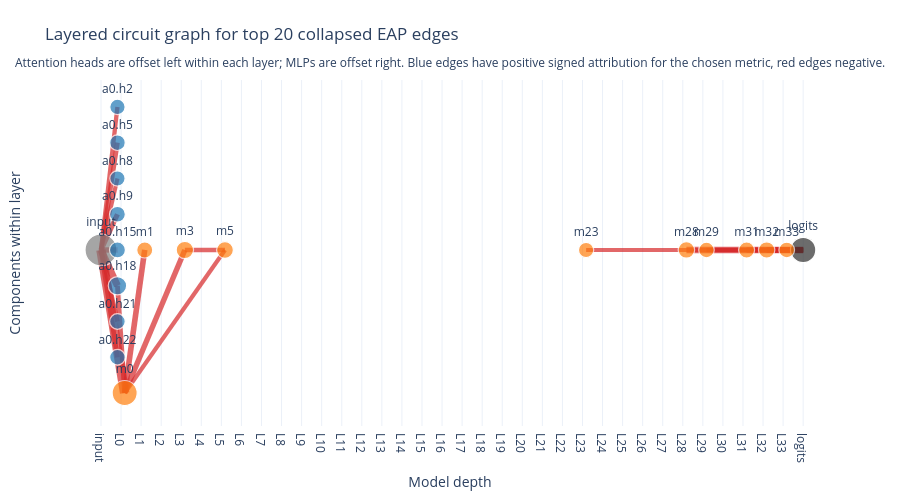
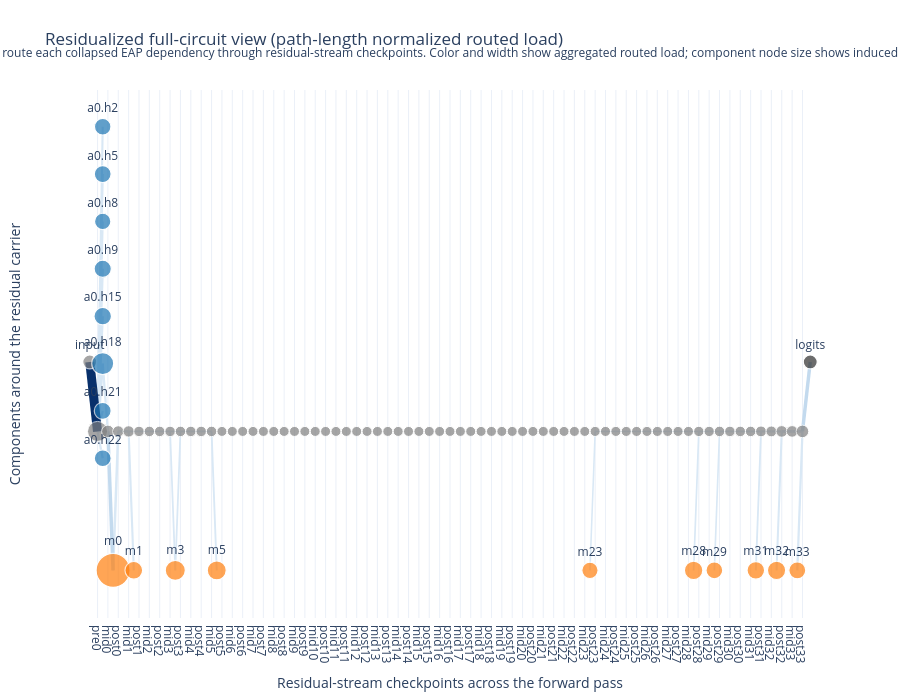

Here is the notebook cell these charts were saved with, in order:
### Markdown cell above
## Selected Necessary Edges

### Code cell
underlying_edge_map = (
    qwen_underlying.groupby("collapsed_edge", dropna=False)["underlying_edge"]
    .agg(lambda values: values.astype(str).tolist())
    .to_dict()
)

necessary_edges_table = qwen_edges.copy()
necessary_edges_table["underlying_edges"] = necessary_edges_table["collapsed_edge"].map(underlying_edge_map)
necessary_edges_table = necessary_edges_table.sort_values("rank", kind="stable")[[
        "collapsed_edge",
        "parent",
        "child",
        "signed_sum",
        "abs_score",
        "rank",
        "underlying_edge_count",
        "underlying_edges",
    ]]

display(necessary_edges_table)

qwen_circuit_nodes = budgeted_node_scores(qwen_edges)
qwen_circuit_figures = build_live_budgeted_circuit_figures(
    qwen_edges,
    qwen_circuit_nodes,
    top_k_edges=len(qwen_edges),
    layered_circuit_min_height=500,
    layered_circuit_height_per_node=18,
)

display(Markdown("### Circuit View"))
display(Markdown("**Layered circuit**"))
display(qwen_circuit_figures["layered_circuit"])

display(Markdown("**Residualized full circuit (path-length normalized routed load)**"))
display(qwen_circuit_figures["residualized_normalized"])

### Figure 1 — Plotly figure (JSON) as saved in the notebook; plotly's stock layout.template omitted (floating-point values rounded to 4 significant figures)
{"data": [{"hovertemplate": "Rank 1<br>input -> m0<br>Signed score: -0.0044<br>|score|: 0.0044<br>Underlying edges: 1<extra></extra>", "line": {"color": "rgba(214,39,40,0.70)", "width": 9.5}, "mode": "lines", "showlegend": false, "type": "scatter", "x": [0, 1.18], "y": [0, -4]}, {"hovertemplate": "Rank 2<br>input -> a0.h18<br>Signed score: -0.0031<br>|score|: 0.0031<br>Underlying edges: 3<extra></extra>", "line": {"color": "rgba(214,39,40,0.70)", "width": 7.027}, "mode": "lines", "showlegend": false, "type": "scatter", "x": [0, 0.82], "y": [0, -1]}, {"hovertemplate": "Rank 3<br>m28 -> logits<br>Signed score: -0.0027<br>|score|: 0.0027<br>Underlying edges: 1<extra></extra>", "line": {"color": "rgba(214,39,40,0.70)", "width": 6.432}, "mode": "lines", "showlegend": false, "type": "scatter", "x": [29.18, 35], "y": [0, 0]}, {"hovertemplate": "Rank 4<br>m32 -> logits<br>Signed score: -0.0026<br>|score|: 0.0026<br>Underlying edges: 1<extra></extra>", "line": {"color": "rgba(214,39,40,0.70)", "width": 6.209}, "mode": "lines", "showlegend": false, "type": "scatter", "x": [33.18, 35], "y": [0, 0]}, {"hovertemplate": "Rank 5<br>m0 -> m1<br>Signed score: -0.0023<br>|score|: 0.0023<br>Underlying edges: 1<extra></extra>", "line": {"color": "rgba(214,39,40,0.70)", "width": 5.628}, "mode": "lines", "showlegend": false, "type": "scatter", "x": [1.18, 2.18], "y": [-4, 0]}, {"hovertemplate": "Rank 6<br>m31 -> logits<br>Signed score: -0.0022<br>|score|: 0.0022<br>Underlying edges: 1<extra></extra>", "line": {"color": "rgba(214,39,40,0.70)", "width": 5.494}, "mode": "lines", "showlegend": false, "type": "scatter", "x": [32.18, 35], "y": [0, 0]}, {"hovertemplate": "Rank 7<br>m0 -> m3<br>Signed score: -0.0022<br>|score|: 0.0022<br>Underlying edges: 1<extra></extra>", "line": {"color": "rgba(214,39,40,0.70)", "width": 5.443}, "mode": "lines", "showlegend": false, "type": "scatter", "x": [1.18, 4.18], "y": [-4, 0]}, {"hovertemplate": "Rank 8<br>input -> a0.h15<br>Signed score: -0.0021<br>|score|: 0.0021<br>Underlying edges: 3<extra></extra>", "line": {"color": "rgba(214,39,40,0.70)", "width": 5.361}, "mode": "lines", "showlegend": false, "type": "scatter", "x": [0, 0.82], "y": [0, 0]}, {"hovertemplate": "Rank 9<br>input -> a0.h9<br>Signed score: -0.0020<br>|score|: 0.0020<br>Underlying edges: 3<extra></extra>", "line": {"color": "rgba(214,39,40,0.70)", "width": 5.09}, "mode": "lines", "showlegend": false, "type": "scatter", "x": [0, 0.82], "y": [0, 1]}, {"hovertemplate": "Rank 10<br>a0.h18 -> m0<br>Signed score: -0.0018<br>|score|: 0.0018<br>Underlying edges: 1<extra></extra>", "line": {"color": "rgba(214,39,40,0.70)", "width": 4.807}, "mode": "lines", "showlegend": false, "type": "scatter", "x": [0.82, 1.18], "y": [-1, -4]}, {"hovertemplate": "Rank 11<br>m33 -> logits<br>Signed score: -0.0018<br>|score|: 0.0018<br>Underlying edges: 1<extra></extra>", "line": {"color": "rgba(214,39,40,0.70)", "width": 4.783}, "mode": "lines", "showlegend": false, "type": "scatter", "x": [34.18, 35], "y": [0, 0]}, {"hovertemplate": "Rank 12<br>input -> a0.h22<br>Signed score: -0.0018<br>|score|: 0.0018<br>Underlying edges: 3<extra></extra>", "line": {"color": "rgba(214,39,40,0.70)", "width": 4.704}, "mode": "lines", "showlegend": false, "type": "scatter", "x": [0, 0.82], "y": [0, -3]}, {"hovertemplate": "Rank 13<br>input -> a0.h5<br>Signed score: -0.0018<br>|score|: 0.0018<br>Underlying edges: 3<extra></extra>", "line": {"color": "rgba(214,39,40,0.70)", "width": 4.681}, "mode": "lines", "showlegend": false, "type": "scatter", "x": [0, 0.82], "y": [0, 3]}, {"hovertemplate": "Rank 14<br>input -> a0.h21<br>Signed score: -0.0017<br>|score|: 0.0017<br>Underlying edges: 3<extra></extra>", "line": {"color": "rgba(214,39,40,0.70)", "width": 4.649}, "mode": "lines", "showlegend": false, "type": "scatter", "x": [0, 0.82], "y": [0, -2]}, {"hovertemplate": "Rank 15<br>m29 -> logits<br>Signed score: -0.0017<br>|score|: 0.0017<br>Underlying edges: 1<extra></extra>", "line": {"color": "rgba(214,39,40,0.70)", "width": 4.595}, "mode": "lines", "showlegend": false, "type": "scatter", "x": [30.18, 35], "y": [0, 0]}, {"hovertemplate": "Rank 16<br>m3 -> m5<br>Signed score: -0.0016<br>|score|: 0.0016<br>Underlying edges: 1<extra></extra>", "line": {"color": "rgba(214,39,40,0.70)", "width": 4.33}, "mode": "lines", "showlegend": false, "type": "scatter", "x": [4.18, 6.18], "y": [0, 0]}, {"hovertemplate": "Rank 17<br>input -> a0.h2<br>Signed score: -0.0015<br>|score|: 0.0015<br>Underlying edges: 3<extra></extra>", "line": {"color": "rgba(214,39,40,0.70)", "width": 4.29}, "mode": "lines", "showlegend": false, "type": "scatter", "x": [0, 0.82], "y": [0, 4]}, {"hovertemplate": "Rank 18<br>m0 -> m5<br>Signed score: -0.0015<br>|score|: 0.0015<br>Underlying edges: 1<extra></extra>", "line": {"color": "rgba(214,39,40,0.70)", "width": 4.204}, "mode": "lines", "showlegend": false, "type": "scatter", "x": [1.18, 6.18], "y": [-4, 0]}, {"hovertemplate": "Rank 19<br>input -> a0.h8<br>Signed score: -0.0014<br>|score|: 0.0015<br>Underlying edges: 3<extra></extra>", "line": {"color": "rgba(214,39,40,0.70)", "width": 4.136}, "mode": "lines", "showlegend": false, "type": "scatter", "x": [0, 0.82], "y": [0, 2]}, {"hovertemplate": "Rank 20<br>m23 -> logits<br>Signed score: -0.0014<br>|score|: 0.0014<br>Underlying edges: 1<extra></extra>", "line": {"color": "rgba(214,39,40,0.70)", "width": 4.092}, "mode": "lines", "showlegend": false, "type": "scatter", "x": [24.18, 35], "y": [0, 0]}, {"customdata": ["Node: input<br>Kind: input<br>Layer: N/A<br>Incident |score| sum: 0.0200", "Node: logits<br>Kind: logits<br>Layer: N/A<br>Incident |score| sum: 0.0126", "Node: a0.h2<br>Kind: attn<br>Layer: 0<br>Incident |score| sum: 0.0015", "Node: a0.h5<br>Kind: attn<br>Layer: 0<br>Incident |score| sum: 0.0018", "Node: a0.h8<br>Kind: attn<br>Layer: 0<br>Incident |score| sum: 0.0015", "Node: a0.h9<br>Kind: attn<br>Layer: 0<br>Incident |score| sum: 0.0020", "Node: a0.h15<br>Kind: attn<br>Layer: 0<br>Incident |score| sum: 0.0021", "Node: a0.h18<br>Kind: attn<br>Layer: 0<br>Incident |score| sum: 0.0049", "Node: a0.h21<br>Kind: attn<br>Layer: 0<br>Incident |score| sum: 0.0017", "Node: a0.h22<br>Kind: attn<br>Layer: 0<br>Incident |score| sum: 0.0018", "Node: m0<br>Kind: mlp<br>Layer: 0<br>Incident |score| sum: 0.0123", "Node: m1<br>Kind: mlp<br>Layer: 1<br>Incident |score| sum: 0.0023", "Node: m3<br>Kind: mlp<br>Layer: 3<br>Incident |score| sum: 0.0038", "Node: m5<br>Kind: mlp<br>Layer: 5<br>Incident |score| sum: 0.0031", "Node: m23<br>Kind: mlp<br>Layer: 23<br>Incident |score| sum: 0.0014", "Node: m28<br>Kind: mlp<br>Layer: 28<br>Incident |score| sum: 0.0027", "Node: m29<br>Kind: mlp<br>Layer: 29<br>Incident |score| sum: 0.0017", "Node: m31<br>Kind: mlp<br>Layer: 31<br>Incident |score| sum: 0.0022", "Node: m32<br>Kind: mlp<br>Layer: 32<br>Incident |score| sum: 0.0026", "Node: m33<br>Kind: mlp<br>Layer: 33<br>Incident |score| sum: 0.0018"], "hovertemplate": "%{customdata}<extra></extra>", "marker": {"color": ["#7f7f7f", "#2f2f2f", "#1f77b4", "#1f77b4", "#1f77b4", "#1f77b4", "#1f77b4", "#1f77b4", "#1f77b4", "#1f77b4", "#ff7f0e", "#ff7f0e", "#ff7f0e", "#ff7f0e", "#ff7f0e", "#ff7f0e", "#ff7f0e", "#ff7f0e", "#ff7f0e", "#ff7f0e"], "line": {"color": "white", "width": 1.2}, "size": [32, 25.32, 15.4, 15.59, 15.32, 15.8, 15.93, 18.42, 15.58, 15.6, 25.06, 16.07, 17.39, 16.77, 15.3, 16.47, 15.55, 16.0, 16.36, 15.64]}, "mode": "markers+text", "showlegend": false, "text": ["input", "logits", "a0.h2", "a0.h5", "a0.h8", "a0.h9", "a0.h15", "a0.h18", "a0.h21", "a0.h22", "m0", "m1", "m3", "m5", "m23", "m28", "m29", "m31", "m32", "m33"], "textposition": "top center", "type": "scatter", "x": [0, 35, 0.82, 0.82, 0.82, 0.82, 0.82, 0.82, 0.82, 0.82, 1.18, 2.18, 4.18, 6.18, 24.18, 29.18, 30.18, 32.18, 33.18, 34.18], "y": [0, 0, 4, 3, 2, 1, 0, -1, -2, -3, -4, 0, 0, 0, 0, 0, 0, 0, 0, 0]}], "layout": {"annotations": [{"showarrow": false, "text": "Attention heads are offset left within each layer; MLPs are offset right. Blue edges have positive signed attribution for the chosen metric, red edges negative.", "x": 0.5, "xref": "paper", "y": 1.08, "yref": "paper"}], "height": 500, "hovermode": "closest", "margin": {"b": 40, "l": 40, "r": 40, "t": 80}, "title": {"text": "Layered circuit graph for top 20 collapsed EAP edges"}, "xaxis": {"showgrid": true, "ticktext": ["input", "L0", "L1", "L2", "L3", "L4", "L5", "L6", "L7", "L8", "L9", "L10", "L11", "L12", "L13", "L14", "L15", "L16", "L17", "L18", "L19", "L20", "L21", "L22", "L23", "L24", "L25", "L26", "L27", "L28", "L29", "L30", "L31", "L32", "L33", "logits"], "tickvals": [0, 1, 2, 3, 4, 5, 6, 7, 8, 9, 10, 11, 12, 13, 14, 15, 16, 17, 18, 19, 20, 21, 22, 23, 24, 25, 26, 27, 28, 29, 30, 31, 32, 33, 34, 35], "title": {"text": "Model depth"}, "zeroline": false}, "yaxis": {"showgrid": false, "showticklabels": false, "title": {"text": "Components within layer"}, "zeroline": false}}}

### Figure 2 — Plotly figure (JSON) as saved in the notebook; plotly's stock layout.template omitted (floating-point values rounded to 4 significant figures)
{"data": [{"hovertemplate": "m23 -> resid_post_23<br>Segment kind: write<br>Aggregated load: 0.0001<br>Aggregated signed load: -0.0001<br>Routed collapsed edges: 1<br>Example contributors: m23->logits<extra></extra>", "line": {"color": "rgb(217, 232, 245)", "width": 1.553}, "mode": "lines", "showlegend": false, "type": "scatter", "x": [47.5, 48], "y": [-2.2, 0]}, {"hovertemplate": "resid_post_23 -> resid_mid_24<br>Segment kind: carry<br>Aggregated load: 0.0001<br>Aggregated signed load: -0.0001<br>Routed collapsed edges: 1<br>Example contributors: m23->logits<extra></extra>", "line": {"color": "rgb(217, 232, 245)", "width": 1.553}, "mode": "lines", "showlegend": false, "type": "scatter", "x": [48, 49], "y": [0, 0]}, {"hovertemplate": "resid_mid_24 -> resid_post_24<br>Segment kind: carry<br>Aggregated load: 0.0001<br>Aggregated signed load: -0.0001<br>Routed collapsed edges: 1<br>Example contributors: m23->logits<extra></extra>", "line": {"color": "rgb(217, 232, 245)", "width": 1.553}, "mode": "lines", "showlegend": false, "type": "scatter", "x": [49, 50], "y": [0, 0]}, {"hovertemplate": "resid_post_24 -> resid_mid_25<br>Segment kind: carry<br>Aggregated load: 0.0001<br>Aggregated signed load: -0.0001<br>Routed collapsed edges: 1<br>Example contributors: m23->logits<extra></extra>", "line": {"color": "rgb(217, 232, 245)", "width": 1.553}, "mode": "lines", "showlegend": false, "type": "scatter", "x": [50, 51], "y": [0, 0]}, {"hovertemplate": "resid_mid_25 -> resid_post_25<br>Segment kind: carry<br>Aggregated load: 0.0001<br>Aggregated signed load: -0.0001<br>Routed collapsed edges: 1<br>Example contributors: m23->logits<extra></extra>", "line": {"color": "rgb(217, 232, 245)", "width": 1.553}, "mode": "lines", "showlegend": false, "type": "scatter", "x": [51, 52], "y": [0, 0]}, {"hovertemplate": "resid_post_25 -> resid_mid_26<br>Segment kind: carry<br>Aggregated load: 0.0001<br>Aggregated signed load: -0.0001<br>Routed collapsed edges: 1<br>Example contributors: m23->logits<extra></extra>", "line": {"color": "rgb(217, 232, 245)", "width": 1.553}, "mode": "lines", "showlegend": false, "type": "scatter", "x": [52, 53], "y": [0, 0]}, {"hovertemplate": "resid_mid_26 -> resid_post_26<br>Segment kind: carry<br>Aggregated load: 0.0001<br>Aggregated signed load: -0.0001<br>Routed collapsed edges: 1<br>Example contributors: m23->logits<extra></extra>", "line": {"color": "rgb(217, 232, 245)", "width": 1.553}, "mode": "lines", "showlegend": false, "type": "scatter", "x": [53, 54], "y": [0, 0]}, {"hovertemplate": "resid_post_26 -> resid_mid_27<br>Segment kind: carry<br>Aggregated load: 0.0001<br>Aggregated signed load: -0.0001<br>Routed collapsed edges: 1<br>Example contributors: m23->logits<extra></extra>", "line": {"color": "rgb(217, 232, 245)", "width": 1.553}, "mode": "lines", "showlegend": false, "type": "scatter", "x": [54, 55], "y": [0, 0]}, {"hovertemplate": "resid_mid_27 -> resid_post_27<br>Segment kind: carry<br>Aggregated load: 0.0001<br>Aggregated signed load: -0.0001<br>Routed collapsed edges: 1<br>Example contributors: m23->logits<extra></extra>", "line": {"color": "rgb(217, 232, 245)", "width": 1.553}, "mode": "lines", "showlegend": false, "type": "scatter", "x": [55, 56], "y": [0, 0]}, {"hovertemplate": "resid_post_27 -> resid_mid_28<br>Segment kind: carry<br>Aggregated load: 0.0001<br>Aggregated signed load: -0.0001<br>Routed collapsed edges: 1<br>Example contributors: m23->logits<extra></extra>", "line": {"color": "rgb(217, 232, 245)", "width": 1.553}, "mode": "lines", "showlegend": false, "type": "scatter", "x": [56, 57], "y": [0, 0]}, {"hovertemplate": "resid_mid_28 -> resid_post_28<br>Segment kind: carry<br>Aggregated load: 0.0001<br>Aggregated signed load: -0.0001<br>Routed collapsed edges: 1<br>Example contributors: m23->logits<extra></extra>", "line": {"color": "rgb(217, 232, 245)", "width": 1.553}, "mode": "lines", "showlegend": false, "type": "scatter", "x": [57, 58], "y": [0, 0]}, {"hovertemplate": "resid_mid_3 -> resid_post_3<br>Segment kind: carry<br>Aggregated load: 0.0001<br>Aggregated signed load: -0.0001<br>Routed collapsed edges: 1<br>Example contributors: m0->m5<extra></extra>", "line": {"color": "rgb(217, 232, 245)", "width": 1.611}, "mode": "lines", "showlegend": false, "type": "scatter", "x": [7, 8], "y": [0, 0]}, {"hovertemplate": "m29 -> resid_post_29<br>Segment kind: write<br>Aggregated load: 0.0002<br>Aggregated signed load: -0.0002<br>Routed collapsed edges: 1<br>Example contributors: m29->logits<extra></extra>", "line": {"color": "rgb(217, 232, 245)", "width": 1.64}, "mode": "lines", "showlegend": false, "type": "scatter", "x": [59.5, 60], "y": [-2.2, 0]}, {"hovertemplate": "m28 -> resid_post_28<br>Segment kind: write<br>Aggregated load: 0.0002<br>Aggregated signed load: -0.0002<br>Routed collapsed edges: 1<br>Example contributors: m28->logits<extra></extra>", "line": {"color": "rgb(217, 232, 245)", "width": 1.685}, "mode": "lines", "showlegend": false, "type": "scatter", "x": [57.5, 58], "y": [-2.2, 0]}, {"hovertemplate": "resid_post_28 -> resid_mid_29<br>Segment kind: carry<br>Aggregated load: 0.0003<br>Aggregated signed load: -0.0003<br>Routed collapsed edges: 2<br>Example contributors: m28->logits, m23->logits<extra></extra>", "line": {"color": "rgb(217, 232, 245)", "width": 1.738}, "mode": "lines", "showlegend": false, "type": "scatter", "x": [58, 59], "y": [0, 0]}, {"hovertemplate": "resid_mid_29 -> resid_post_29<br>Segment kind: carry<br>Aggregated load: 0.0003<br>Aggregated signed load: -0.0003<br>Routed collapsed edges: 2<br>Example contributors: m28->logits, m23->logits<extra></extra>", "line": {"color": "rgb(217, 232, 245)", "width": 1.738}, "mode": "lines", "showlegend": false, "type": "scatter", "x": [59, 60], "y": [0, 0]}, {"hovertemplate": "resid_mid_3 -> m3<br>Segment kind: read<br>Aggregated load: 0.0003<br>Aggregated signed load: -0.0003<br>Routed collapsed edges: 1<br>Example contributors: m0->m3<extra></extra>", "line": {"color": "rgb(217, 232, 245)", "width": 1.754}, "mode": "lines", "showlegend": false, "type": "scatter", "x": [7, 7.5], "y": [0, -2.2]}, {"hovertemplate": "m3 -> resid_post_3<br>Segment kind: write<br>Aggregated load: 0.0003<br>Aggregated signed load: -0.0003<br>Routed collapsed edges: 1<br>Example contributors: m3->m5<extra></extra>", "line": {"color": "rgb(217, 232, 245)", "width": 1.755}, "mode": "lines", "showlegend": false, "type": "scatter", "x": [7.5, 8], "y": [-2.2, 0]}, {"hovertemplate": "m31 -> resid_post_31<br>Segment kind: write<br>Aggregated load: 0.0004<br>Aggregated signed load: -0.0004<br>Routed collapsed edges: 1<br>Example contributors: m31->logits<extra></extra>", "line": {"color": "rgb(217, 232, 245)", "width": 1.8}, "mode": "lines", "showlegend": false, "type": "scatter", "x": [63.5, 64], "y": [-2.2, 0]}, {"hovertemplate": "resid_mid_1 -> resid_post_1<br>Segment kind: carry<br>Aggregated load: 0.0004<br>Aggregated signed load: -0.0004<br>Routed collapsed edges: 2<br>Example contributors: m0->m3, m0->m5<extra></extra>", "line": {"color": "rgb(217, 232, 245)", "width": 1.865}, "mode": "lines", "showlegend": false, "type": "scatter", "x": [3, 4], "y": [0, 0]}, {"hovertemplate": "resid_post_1 -> resid_mid_2<br>Segment kind: carry<br>Aggregated load: 0.0004<br>Aggregated signed load: -0.0004<br>Routed collapsed edges: 2<br>Example contributors: m0->m3, m0->m5<extra></extra>", "line": {"color": "rgb(217, 232, 245)", "width": 1.865}, "mode": "lines", "showlegend": false, "type": "scatter", "x": [4, 5], "y": [0, 0]}, {"hovertemplate": "resid_mid_2 -> resid_post_2<br>Segment kind: carry<br>Aggregated load: 0.0004<br>Aggregated signed load: -0.0004<br>Routed collapsed edges: 2<br>Example contributors: m0->m3, m0->m5<extra></extra>", "line": {"color": "rgb(217, 232, 245)", "width": 1.865}, "mode": "lines", "showlegend": false, "type": "scatter", "x": [5, 6], "y": [0, 0]}, {"hovertemplate": "resid_post_2 -> resid_mid_3<br>Segment kind: carry<br>Aggregated load: 0.0004<br>Aggregated signed load: -0.0004<br>Routed collapsed edges: 2<br>Example contributors: m0->m3, m0->m5<extra></extra>", "line": {"color": "rgb(217, 232, 245)", "width": 1.865}, "mode": "lines", "showlegend": false, "type": "scatter", "x": [6, 7], "y": [0, 0]}, {"hovertemplate": "resid_post_3 -> resid_mid_4<br>Segment kind: carry<br>Aggregated load: 0.0005<br>Aggregated signed load: -0.0005<br>Routed collapsed edges: 2<br>Example contributors: m3->m5, m0->m5<extra></extra>", "line": {"color": "rgb(217, 232, 245)", "width": 1.866}, "mode": "lines", "showlegend": false, "type": "scatter", "x": [8, 9], "y": [0, 0]}, {"hovertemplate": "resid_mid_4 -> resid_post_4<br>Segment kind: carry<br>Aggregated load: 0.0005<br>Aggregated signed load: -0.0005<br>Routed collapsed edges: 2<br>Example contributors: m3->m5, m0->m5<extra></extra>", "line": {"color": "rgb(217, 232, 245)", "width": 1.866}, "mode": "lines", "showlegend": false, "type": "scatter", "x": [9, 10], "y": [0, 0]}, {"hovertemplate": "resid_post_4 -> resid_mid_5<br>Segment kind: carry<br>Aggregated load: 0.0005<br>Aggregated signed load: -0.0005<br>Routed collapsed edges: 2<br>Example contributors: m3->m5, m0->m5<extra></extra>", "line": {"color": "rgb(217, 232, 245)", "width": 1.866}, "mode": "lines", "showlegend": false, "type": "scatter", "x": [10, 11], "y": [0, 0]}, {"hovertemplate": "resid_mid_5 -> m5<br>Segment kind: read<br>Aggregated load: 0.0005<br>Aggregated signed load: -0.0005<br>Routed collapsed edges: 2<br>Example contributors: m3->m5, m0->m5<extra></extra>", "line": {"color": "rgb(217, 232, 245)", "width": 1.866}, "mode": "lines", "showlegend": false, "type": "scatter", "x": [11, 11.5], "y": [0, -2.2]}, {"hovertemplate": "resid_post_29 -> resid_mid_30<br>Segment kind: carry<br>Aggregated load: 0.0005<br>Aggregated signed load: -0.0005<br>Routed collapsed edges: 3<br>Example contributors: m28->logits, m29->logits, m23->logits<extra></extra>", "line": {"color": "rgb(217, 232, 245)", "width": 1.878}, "mode": "lines", "showlegend": false, "type": "scatter", "x": [60, 61], "y": [0, 0]}, {"hovertemplate": "resid_mid_30 -> resid_post_30<br>Segment kind: carry<br>Aggregated load: 0.0005<br>Aggregated signed load: -0.0005<br>Routed collapsed edges: 3<br>Example contributors: m28->logits, m29->logits, m23->logits<extra></extra>", "line": {"color": "rgb(217, 232, 245)", "width": 1.878}, "mode": "lines", "showlegend": false, "type": "scatter", "x": [61, 62], "y": [0, 0]}, {"hovertemplate": "resid_post_30 -> resid_mid_31<br>Segment kind: carry<br>Aggregated load: 0.0005<br>Aggregated signed load: -0.0005<br>Routed collapsed edges: 3<br>Example contributors: m28->logits, m29->logits, m23->logits<extra></extra>", "line": {"color": "rgb(217, 232, 245)", "width": 1.878}, "mode": "lines", "showlegend": false, "type": "scatter", "x": [62, 63], "y": [0, 0]}, {"hovertemplate": "resid_mid_31 -> resid_post_31<br>Segment kind: carry<br>Aggregated load: 0.0005<br>Aggregated signed load: -0.0005<br>Routed collapsed edges: 3<br>Example contributors: m28->logits, m29->logits, m23->logits<extra></extra>", "line": {"color": "rgb(217, 232, 245)", "width": 1.878}, "mode": "lines", "showlegend": false, "type": "scatter", "x": [63, 64], "y": [0, 0]}, {"hovertemplate": "m32 -> resid_post_32<br>Segment kind: write<br>Aggregated load: 0.0007<br>Aggregated signed load: -0.0007<br>Routed collapsed edges: 1<br>Example contributors: m32->logits<extra></extra>", "line": {"color": "rgb(217, 232, 245)", "width": 2.031}, "mode": "lines", "showlegend": false, "type": "scatter", "x": [65.5, 66], "y": [-2.2, 0]}, {"hovertemplate": "resid_pre_0 -> a0.h8<br>Segment kind: read<br>Aggregated load: 0.0007<br>Aggregated signed load: -0.0007<br>Routed collapsed edges: 1<br>Example contributors: input->a0.h8<extra></extra>", "line": {"color": "rgb(217, 232, 245)", "width": 2.094}, "mode": "lines", "showlegend": false, "type": "scatter", "x": [0, 0.5], "y": [0, 3.325]}, {"hovertemplate": "resid_mid_1 -> m1<br>Segment kind: read<br>Aggregated load: 0.0008<br>Aggregated signed load: -0.0008<br>Routed collapsed edges: 1<br>Example contributors: m0->m1<extra></extra>", "line": {"color": "rgb(217, 232, 245)", "width": 2.12}, "mode": "lines", "showlegend": false, "type": "scatter", "x": [3, 3.5], "y": [0, -2.2]}, {"hovertemplate": "resid_pre_0 -> a0.h2<br>Segment kind: read<br>Aggregated load: 0.0008<br>Aggregated signed load: -0.0008<br>Routed collapsed edges: 1<br>Example contributors: input->a0.h2<extra></extra>", "line": {"color": "rgb(217, 232, 245)", "width": 2.129}, "mode": "lines", "showlegend": false, "type": "scatter", "x": [0, 0.5], "y": [0, 4.825]}, {"hovertemplate": "resid_post_31 -> resid_mid_32<br>Segment kind: carry<br>Aggregated load: 0.0008<br>Aggregated signed load: -0.0008<br>Routed collapsed edges: 4<br>Example contributors: m28->logits, m31->logits, m29->logits, m23->logits<extra></extra>", "line": {"color": "rgb(217, 232, 245)", "width": 2.178}, "mode": "lines", "showlegend": false, "type": "scatter", "x": [64, 65], "y": [0, 0]}, {"hovertemplate": "resid_mid_32 -> resid_post_32<br>Segment kind: carry<br>Aggregated load: 0.0008<br>Aggregated signed load: -0.0008<br>Routed collapsed edges: 4<br>Example contributors: m28->logits, m31->logits, m29->logits, m23->logits<extra></extra>", "line": {"color": "rgb(217, 232, 245)", "width": 2.178}, "mode": "lines", "showlegend": false, "type": "scatter", "x": [65, 66], "y": [0, 0]}, {"hovertemplate": "resid_pre_0 -> a0.h21<br>Segment kind: read<br>Aggregated load: 0.0009<br>Aggregated signed load: -0.0009<br>Routed collapsed edges: 1<br>Example contributors: input->a0.h21<extra></extra>", "line": {"color": "rgb(217, 232, 245)", "width": 2.21}, "mode": "lines", "showlegend": false, "type": "scatter", "x": [0, 0.5], "y": [0, 0.325]}, {"hovertemplate": "resid_pre_0 -> a0.h5<br>Segment kind: read<br>Aggregated load: 0.0009<br>Aggregated signed load: -0.0009<br>Routed collapsed edges: 1<br>Example contributors: input->a0.h5<extra></extra>", "line": {"color": "rgb(217, 232, 245)", "width": 2.217}, "mode": "lines", "showlegend": false, "type": "scatter", "x": [0, 0.5], "y": [0, 4.075]}, {"hovertemplate": "resid_pre_0 -> a0.h22<br>Segment kind: read<br>Aggregated load: 0.0009<br>Aggregated signed load: -0.0009<br>Routed collapsed edges: 1<br>Example contributors: input->a0.h22<extra></extra>", "line": {"color": "rgb(217, 232, 245)", "width": 2.222}, "mode": "lines", "showlegend": false, "type": "scatter", "x": [0, 0.5], "y": [0, -0.425]}, {"hovertemplate": "m33 -> resid_post_33<br>Segment kind: write<br>Aggregated load: 0.0009<br>Aggregated signed load: -0.0009<br>Routed collapsed edges: 1<br>Example contributors: m33->logits<extra></extra>", "line": {"color": "rgb(217, 232, 245)", "width": 2.24}, "mode": "lines", "showlegend": false, "type": "scatter", "x": [67.5, 68], "y": [-2.2, 0]}, {"hovertemplate": "a0.h18 -> resid_mid_0<br>Segment kind: write<br>Aggregated load: 0.0009<br>Aggregated signed load: -0.0009<br>Routed collapsed edges: 1<br>Example contributors: a0.h18->m0<extra></extra>", "line": {"color": "rgb(217, 232, 245)", "width": 2.245}, "mode": "lines", "showlegend": false, "type": "scatter", "x": [0.5, 1], "y": [1.075, 0]}, {"hovertemplate": "resid_pre_0 -> a0.h9<br>Segment kind: read<br>Aggregated load: 0.0010<br>Aggregated signed load: -0.0010<br>Routed collapsed edges: 1<br>Example contributors: input->a0.h9<extra></extra>", "line": {"color": "rgb(217, 232, 245)", "width": 2.309}, "mode": "lines", "showlegend": false, "type": "scatter", "x": [0, 0.5], "y": [0, 2.575]}, {"hovertemplate": "resid_pre_0 -> a0.h15<br>Segment kind: read<br>Aggregated load: 0.0011<br>Aggregated signed load: -0.0011<br>Routed collapsed edges: 1<br>Example contributors: input->a0.h15<extra></extra>", "line": {"color": "rgb(217, 232, 245)", "width": 2.37}, "mode": "lines", "showlegend": false, "type": "scatter", "x": [0, 0.5], "y": [0, 1.825]}, {"hovertemplate": "m0 -> resid_post_0<br>Segment kind: write<br>Aggregated load: 0.0012<br>Aggregated signed load: -0.0012<br>Routed collapsed edges: 3<br>Example contributors: m0->m1, m0->m3, m0->m5<extra></extra>", "line": {"color": "rgb(217, 232, 245)", "width": 2.485}, "mode": "lines", "showlegend": false, "type": "scatter", "x": [1.5, 2], "y": [-2.2, 0]}, {"hovertemplate": "resid_post_0 -> resid_mid_1<br>Segment kind: carry<br>Aggregated load: 0.0012<br>Aggregated signed load: -0.0012<br>Routed collapsed edges: 3<br>Example contributors: m0->m1, m0->m3, m0->m5<extra></extra>", "line": {"color": "rgb(217, 232, 245)", "width": 2.485}, "mode": "lines", "showlegend": false, "type": "scatter", "x": [2, 3], "y": [0, 0]}, {"hovertemplate": "resid_pre_0 -> resid_mid_0<br>Segment kind: carry<br>Aggregated load: 0.0015<br>Aggregated signed load: -0.0015<br>Routed collapsed edges: 1<br>Example contributors: input->m0<extra></extra>", "line": {"color": "rgb(215, 230, 245)", "width": 2.702}, "mode": "lines", "showlegend": false, "type": "scatter", "x": [0, 1], "y": [0, 0]}, {"hovertemplate": "resid_post_32 -> resid_mid_33<br>Segment kind: carry<br>Aggregated load: 0.0015<br>Aggregated signed load: -0.0015<br>Routed collapsed edges: 5<br>Example contributors: m28->logits, m32->logits, m31->logits, m29->logits<extra></extra>", "line": {"color": "rgb(215, 230, 245)", "width": 2.709}, "mode": "lines", "showlegend": false, "type": "scatter", "x": [66, 67], "y": [0, 0]}, {"hovertemplate": "resid_mid_33 -> resid_post_33<br>Segment kind: carry<br>Aggregated load: 0.0015<br>Aggregated signed load: -0.0015<br>Routed collapsed edges: 5<br>Example contributors: m28->logits, m32->logits, m31->logits, m29->logits<extra></extra>", "line": {"color": "rgb(215, 230, 245)", "width": 2.709}, "mode": "lines", "showlegend": false, "type": "scatter", "x": [67, 68], "y": [0, 0]}, {"hovertemplate": "resid_pre_0 -> a0.h18<br>Segment kind: read<br>Aggregated load: 0.0015<br>Aggregated signed load: -0.0015<br>Routed collapsed edges: 1<br>Example contributors: input->a0.h18<extra></extra>", "line": {"color": "rgb(214, 230, 244)", "width": 2.746}, "mode": "lines", "showlegend": false, "type": "scatter", "x": [0, 0.5], "y": [0, 1.075]}, {"hovertemplate": "resid_mid_0 -> m0<br>Segment kind: read<br>Aggregated load: 0.0024<br>Aggregated signed load: -0.0024<br>Routed collapsed edges: 2<br>Example contributors: input->m0, a0.h18->m0<extra></extra>", "line": {"color": "rgb(195, 218, 238)", "width": 3.448}, "mode": "lines", "showlegend": false, "type": "scatter", "x": [1, 1.5], "y": [0, -2.2]}, {"hovertemplate": "resid_post_33 -> logits<br>Segment kind: read<br>Aggregated load: 0.0024<br>Aggregated signed load: -0.0024<br>Routed collapsed edges: 6<br>Example contributors: m28->logits, m32->logits, m31->logits, m33->logits<extra></extra>", "line": {"color": "rgb(195, 218, 238)", "width": 3.449}, "mode": "lines", "showlegend": false, "type": "scatter", "x": [68, 68.75], "y": [0, 1.1]}, {"hovertemplate": "input -> resid_pre_0<br>Segment kind: write<br>Aggregated load: 0.0092<br>Aggregated signed load: -0.0092<br>Routed collapsed edges: 9<br>Example contributors: input->m0, input->a0.h18, input->a0.h15, input->a0.h9<extra></extra>", "line": {"color": "rgb(8, 48, 107)", "width": 9}, "mode": "lines", "showlegend": false, "type": "scatter", "x": [-0.75, 0], "y": [1.1, 0]}, {"customdata": ["Checkpoint: pre0<br>Incident routed load: 0.0185", "Checkpoint: mid0<br>Incident routed load: 0.0048", "Checkpoint: post0<br>Incident routed load: 0.0024", "Checkpoint: mid1<br>Incident routed load: 0.0024", "Checkpoint: post1<br>Incident routed load: 0.0009", "Checkpoint: mid2<br>Incident routed load: 0.0009", "Checkpoint: post2<br>Incident routed load: 0.0009", "Checkpoint: mid3<br>Incident routed load: 0.0009", "Checkpoint: post3<br>Incident routed load: 0.0009", "Checkpoint: mid4<br>Incident routed load: 0.0009", "Checkpoint: post4<br>Incident routed load: 0.0009", "Checkpoint: mid5<br>Incident routed load: 0.0009", "Checkpoint: post5<br>Incident routed load: 0.0000", "Checkpoint: mid6<br>Incident routed load: 0.0000", "Checkpoint: post6<br>Incident routed load: 0.0000", "Checkpoint: mid7<br>Incident routed load: 0.0000", "Checkpoint: post7<br>Incident routed load: 0.0000", "Checkpoint: mid8<br>Incident routed load: 0.0000", "Checkpoint: post8<br>Incident routed load: 0.0000", "Checkpoint: mid9<br>Incident routed load: 0.0000", "Checkpoint: post9<br>Incident routed load: 0.0000", "Checkpoint: mid10<br>Incident routed load: 0.0000", "Checkpoint: post10<br>Incident routed load: 0.0000", "Checkpoint: mid11<br>Incident routed load: 0.0000", "Checkpoint: post11<br>Incident routed load: 0.0000", "Checkpoint: mid12<br>Incident routed load: 0.0000", "Checkpoint: post12<br>Incident routed load: 0.0000", "Checkpoint: mid13<br>Incident routed load: 0.0000", "Checkpoint: post13<br>Incident routed load: 0.0000", "Checkpoint: mid14<br>Incident routed load: 0.0000", "Checkpoint: post14<br>Incident routed load: 0.0000", "Checkpoint: mid15<br>Incident routed load: 0.0000", "Checkpoint: post15<br>Incident routed load: 0.0000", "Checkpoint: mid16<br>Incident routed load: 0.0000", "Checkpoint: post16<br>Incident routed load: 0.0000", "Checkpoint: mid17<br>Incident routed load: 0.0000", "Checkpoint: post17<br>Incident routed load: 0.0000", "Checkpoint: mid18<br>Incident routed load: 0.0000", "Checkpoint: post18<br>Incident routed load: 0.0000", "Checkpoint: mid19<br>Incident routed load: 0.0000", "Checkpoint: post19<br>Incident routed load: 0.0000", "Checkpoint: mid20<br>Incident routed load: 0.0000", "Checkpoint: post20<br>Incident routed load: 0.0000", "Checkpoint: mid21<br>Incident routed load: 0.0000", "Checkpoint: post21<br>Incident routed load: 0.0000", "Checkpoint: mid22<br>Incident routed load: 0.0000", "Checkpoint: post22<br>Incident routed load: 0.0000", "Checkpoint: mid23<br>Incident routed load: 0.0000", "Checkpoint: post23<br>Incident routed load: 0.0001", "Checkpoint: mid24<br>Incident routed load: 0.0001", "Checkpoint: post24<br>Incident routed load: 0.0001", "Checkpoint: mid25<br>Incident routed load: 0.0001", "Checkpoint: post25<br>Incident routed load: 0.0001", "Checkpoint: mid26<br>Incident routed load: 0.0001", "Checkpoint: post26<br>Incident routed load: 0.0001", "Checkpoint: mid27<br>Incident routed load: 0.0001", "Checkpoint: post27<br>Incident routed load: 0.0001", "Checkpoint: mid28<br>Incident routed load: 0.0001", "Checkpoint: post28<br>Incident routed load: 0.0006", "Checkpoint: mid29<br>Incident routed load: 0.0006", "Checkpoint: post29<br>Incident routed load: 0.0009", "Checkpoint: mid30<br>Incident routed load: 0.0009", "Checkpoint: post30<br>Incident routed load: 0.0009", "Checkpoint: mid31<br>Incident routed load: 0.0009", "Checkpoint: post31<br>Incident routed load: 0.0017", "Checkpoint: mid32<br>Incident routed load: 0.0017", "Checkpoint: post32<br>Incident routed load: 0.0030", "Checkpoint: mid33<br>Incident routed load: 0.0030", "Checkpoint: post33<br>Incident routed load: 0.0048"], "hovertemplate": "%{customdata}<extra></extra>", "marker": {"color": "#7f7f7f", "line": {"color": "white", "width": 1}, "size": [20, 12.6, 11.31, 11.31, 10.49, 10.49, 10.49, 10.49, 10.49, 10.49, 10.49, 10.49, 10, 10, 10, 10, 10, 10, 10, 10, 10, 10, 10, 10, 10, 10, 10, 10, 10, 10, 10, 10, 10, 10, 10, 10, 10, 10, 10, 10, 10, 10, 10, 10, 10, 10, 10, 10, 10.07, 10.07, 10.07, 10.07, 10.07, 10.07, 10.07, 10.07, 10.07, 10.07, 10.32, 10.32, 10.5, 10.5, 10.5, 10.5, 10.9, 10.9, 11.61, 11.61, 12.6]}, "mode": "markers", "showlegend": false, "type": "scatter", "x": [0, 1, 2, 3, 4, 5, 6, 7, 8, 9, 10, 11, 12, 13, 14, 15, 16, 17, 18, 19, 20, 21, 22, 23, 24, 25, 26, 27, 28, 29, 30, 31, 32, 33, 34, 35, 36, 37, 38, 39, 40, 41, 42, 43, 44, 45, 46, 47, 48, 49, 50, 51, 52, 53, 54, 55, 56, 57, 58, 59, 60, 61, 62, 63, 64, 65, 66, 67, 68], "y": [0, 0, 0, 0, 0, 0, 0, 0, 0, 0, 0, 0, 0, 0, 0, 0, 0, 0, 0, 0, 0, 0, 0, 0, 0, 0, 0, 0, 0, 0, 0, 0, 0, 0, 0, 0, 0, 0, 0, 0, 0, 0, 0, 0, 0, 0, 0, 0, 0, 0, 0, 0, 0, 0, 0, 0, 0, 0, 0, 0, 0, 0, 0, 0, 0, 0, 0, 0, 0]}, {"customdata": ["Node: input<br>Kind: input<br>Layer: N/A<br>Induced score: N/A<br>Fallback routed load: 0.0200", "Node: logits<br>Kind: logits<br>Layer: N/A<br>Induced score: N/A<br>Fallback routed load: 0.0126", "Node: a0.h2<br>Kind: attn<br>Layer: 0<br>Induced score: 0.0015<br>Fallback routed load: 0.0015", "Node: a0.h5<br>Kind: attn<br>Layer: 0<br>Induced score: 0.0018<br>Fallback routed load: 0.0018", "Node: a0.h8<br>Kind: attn<br>Layer: 0<br>Induced score: 0.0015<br>Fallback routed load: 0.0015", "Node: a0.h9<br>Kind: attn<br>Layer: 0<br>Induced score: 0.0020<br>Fallback routed load: 0.0020", "Node: a0.h15<br>Kind: attn<br>Layer: 0<br>Induced score: 0.0021<br>Fallback routed load: 0.0021", "Node: a0.h18<br>Kind: attn<br>Layer: 0<br>Induced score: 0.0049<br>Fallback routed load: 0.0049", "Node: a0.h21<br>Kind: attn<br>Layer: 0<br>Induced score: 0.0017<br>Fallback routed load: 0.0017", "Node: a0.h22<br>Kind: attn<br>Layer: 0<br>Induced score: 0.0018<br>Fallback routed load: 0.0018", "Node: m0<br>Kind: mlp<br>Layer: 0<br>Induced score: 0.0123<br>Fallback routed load: 0.0123", "Node: m1<br>Kind: mlp<br>Layer: 1<br>Induced score: 0.0023<br>Fallback routed load: 0.0023", "Node: m3<br>Kind: mlp<br>Layer: 3<br>Induced score: 0.0038<br>Fallback routed load: 0.0038", "Node: m5<br>Kind: mlp<br>Layer: 5<br>Induced score: 0.0031<br>Fallback routed load: 0.0031", "Node: m23<br>Kind: mlp<br>Layer: 23<br>Induced score: 0.0014<br>Fallback routed load: 0.0014", "Node: m28<br>Kind: mlp<br>Layer: 28<br>Induced score: 0.0027<br>Fallback routed load: 0.0027", "Node: m29<br>Kind: mlp<br>Layer: 29<br>Induced score: 0.0017<br>Fallback routed load: 0.0017", "Node: m31<br>Kind: mlp<br>Layer: 31<br>Induced score: 0.0022<br>Fallback routed load: 0.0022", "Node: m32<br>Kind: mlp<br>Layer: 32<br>Induced score: 0.0026<br>Fallback routed load: 0.0026", "Node: m33<br>Kind: mlp<br>Layer: 33<br>Induced score: 0.0018<br>Fallback routed load: 0.0018"], "hovertemplate": "%{customdata}<extra></extra>", "marker": {"color": ["#7f7f7f", "#2f2f2f", "#1f77b4", "#1f77b4", "#1f77b4", "#1f77b4", "#1f77b4", "#1f77b4", "#1f77b4", "#1f77b4", "#ff7f0e", "#ff7f0e", "#ff7f0e", "#ff7f0e", "#ff7f0e", "#ff7f0e", "#ff7f0e", "#ff7f0e", "#ff7f0e", "#ff7f0e"], "line": {"color": "white", "width": 1.2}, "size": [14, 14, 16.53, 16.88, 16.39, 17.25, 17.5, 22.0, 16.85, 16.9, 34, 17.74, 20.13, 19.01, 16.35, 18.47, 16.8, 17.62, 18.27, 16.97]}, "mode": "markers+text", "showlegend": false, "text": ["input", "logits", "a0.h2", "a0.h5", "a0.h8", "a0.h9", "a0.h15", "a0.h18", "a0.h21", "a0.h22", "m0", "m1", "m3", "m5", "m23", "m28", "m29", "m31", "m32", "m33"], "textposition": "top center", "type": "scatter", "x": [-0.75, 68.75, 0.5, 0.5, 0.5, 0.5, 0.5, 0.5, 0.5, 0.5, 1.5, 3.5, 7.5, 11.5, 47.5, 57.5, 59.5, 63.5, 65.5, 67.5], "y": [1.1, 1.1, 4.825, 4.075, 3.325, 2.575, 1.825, 1.075, 0.325, -0.425, -2.2, -2.2, -2.2, -2.2, -2.2, -2.2, -2.2, -2.2, -2.2, -2.2]}], "layout": {"annotations": [{"showarrow": false, "text": "Edges route each collapsed EAP dependency through residual-stream checkpoints. Color and width show aggregated routed load; component node size shows induced score.", "x": 0.5, "xref": "paper", "y": 1.09, "yref": "paper"}], "height": 700, "hovermode": "closest", "margin": {"b": 60, "l": 40, "r": 40, "t": 90}, "title": {"text": "Residualized full-circuit view (path-length normalized routed load)"}, "xaxis": {"showgrid": true, "ticktext": ["pre0", "mid0", "post0", "mid1", "post1", "mid2", "post2", "mid3", "post3", "mid4", "post4", "mid5", "post5", "mid6", "post6", "mid7", "post7", "mid8", "post8", "mid9", "post9", "mid10", "post10", "mid11", "post11", "mid12", "post12", "mid13", "post13", "mid14", "post14", "mid15", "post15", "mid16", "post16", "mid17", "post17", "mid18", "post18", "mid19", "post19", "mid20", "post20", "mid21", "post21", "mid22", "post22", "mid23", "post23", "mid24", "post24", "mid25", "post25", "mid26", "post26", "mid27", "post27", "mid28", "post28", "mid29", "post29", "mid30", "post30", "mid31", "post31", "mid32", "post32", "mid33", "post33"], "tickvals": [0, 1, 2, 3, 4, 5, 6, 7, 8, 9, 10, 11, 12, 13, 14, 15, 16, 17, 18, 19, 20, 21, 22, 23, 24, 25, 26, 27, 28, 29, 30, 31, 32, 33, 34, 35, 36, 37, 38, 39, 40, 41, 42, 43, 44, 45, 46, 47, 48, 49, 50, 51, 52, 53, 54, 55, 56, 57, 58, 59, 60, 61, 62, 63, 64, 65, 66, 67, 68], "title": {"text": "Residual-stream checkpoints across the forward pass"}, "zeroline": false}, "yaxis": {"showgrid": false, "showticklabels": false, "title": {"text": "Components around the residual carrier"}, "zeroline": false}}}
